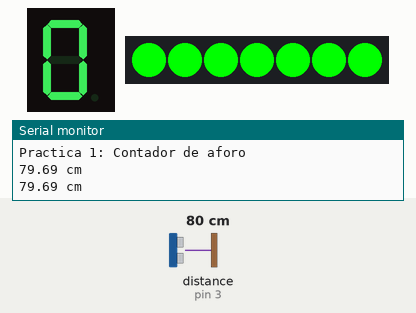
Simulated run of this sketch. Board: Arduino Uno, built with avr-gcc and run on an emulated ATmega328P. Shown: 1-digit seven-segment display, 7 RGB LEDs in strip order, left to right, the last lines printed to the serial monitor. Wiring (inferred from the names in the program): ultrasonic range finder: trigger pin 2; echo pin 3; 1-digit 7-segment display, segments lit when HIGH: segments pin 4, pin 5, pin 6, pin 7, pin 8, pin 9, pin 10. Inputs (shaded band) come from the test bench; at power-on: distance to the obstacle (sensor on pin 3) 80 cm. The echo pulse lasts 58.3 µs per cm; the segment pins are drawn as the display they are named for.

Above: at 1.8 s.
1.9 s: distance to the obstacle (sensor on pin 3) set to 2 cm
At 4.4 s:
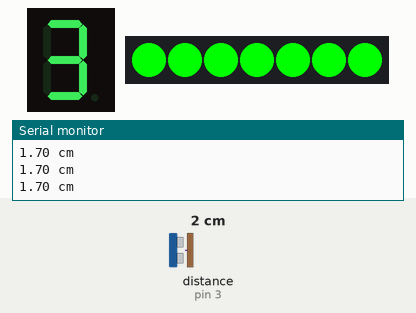
4.5 s: distance to the obstacle (sensor on pin 3) set to 18 cm
6.0 s: distance to the obstacle (sensor on pin 3) set to 4 cm
At 8.4 s:
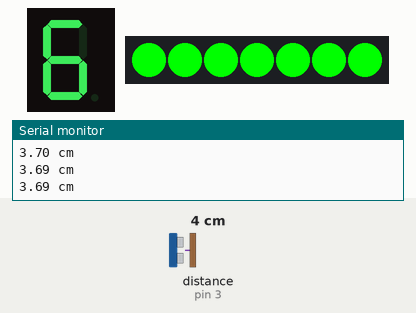
8.5 s: distance to the obstacle (sensor on pin 3) set to 35 cm
10.0 s: distance to the obstacle (sensor on pin 3) set to 9 cm
At 12.8 s:
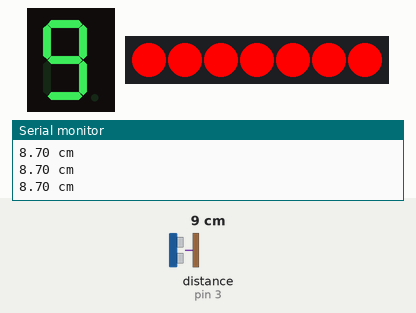
Timing chart, 0 to 14.5 s (numbered marks = the images above; inputs shaded):
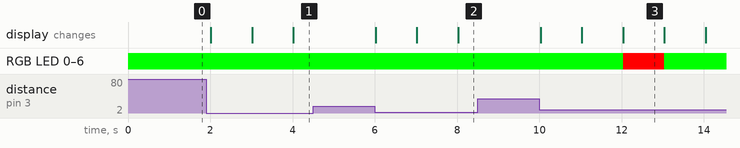

The sketch:

Parte1_practica1.ino
```cpp
#include <Adafruit_NeoPixel.h>

#define pin_neopixel 11 // Cambia el pin del NeoPixel a 11
#define num_neopixel 7
#define P_trig 2
#define P_echo 3

int displayPins[7] = {4, 5, 6, 7, 8, 9, 10}; // Pines del display de 7 segmentos
int aforo = 0;
float tiempo_de_espera;
float distancia;

// Constructor neopixel
Adafruit_NeoPixel pixel_indicator = Adafruit_NeoPixel(num_neopixel, pin_neopixel, NEO_GRB + NEO_KHZ800);

void setup() {
  Serial.begin(9600);
  Serial.println("Practica 1: Contador de aforo");
  pinMode(P_trig, OUTPUT);
  pinMode(P_echo, INPUT);
  for (int i = 0; i < 7; i++) {
    pinMode(displayPins[i], OUTPUT);
  }

  // Inicialización del NeoPixel
  pixel_indicator.begin();
  pixel_indicator.show(); // Inicializa el NeoPixel apagado

  // Inicializar el display y el NeoPixel
  showNumber(aforo);
  updateNeopixel(aforo); // Inicializa el color del NeoPixel
}

float readUltrasonicDistance() {
  // Envía un pulso de 10 microsegundos para iniciar la medición
  digitalWrite(P_trig, LOW);
  delayMicroseconds(2);
  digitalWrite(P_trig, HIGH);
  delayMicroseconds(10);
  digitalWrite(P_trig, LOW);

  // Lee el tiempo que tarda en volver el pulso
  float duration = pulseIn(P_echo, HIGH);

  // Calcula la distancia en centímetros
  float distance = (duration / 2) / 29.15;

  return distance;
}

void showNumber(int num) {
  // Define los patrones para cada número (0-9)
  const byte numbers[10][7] = {
    {HIGH, HIGH, HIGH, HIGH, HIGH, HIGH, LOW},  // 0
    {LOW, HIGH, HIGH, LOW, LOW, LOW, LOW},      // 1
    {HIGH, HIGH, LOW, HIGH, HIGH, LOW, HIGH},   // 2
    {HIGH, HIGH, HIGH, HIGH, LOW, LOW, HIGH},   // 3
    {LOW, HIGH, HIGH, LOW, LOW, HIGH, HIGH},    // 4
    {HIGH, LOW, HIGH, HIGH, LOW, HIGH, HIGH},   // 5
    {HIGH, LOW, HIGH, HIGH, HIGH, HIGH, HIGH},  // 6
    {HIGH, HIGH, HIGH, LOW, LOW, LOW, LOW},     // 7
    {HIGH, HIGH, HIGH, HIGH, HIGH, HIGH, HIGH}, // 8
    {HIGH, HIGH, HIGH, HIGH, LOW, HIGH, HIGH}   // 9
  };

  // Apaga todos los segmentos
  for (int i = 0; i < 7; i++) {
    digitalWrite(displayPins[i], numbers[num][i]);
  }
}

void updateNeopixel(int num) {
  if (num == 9) {
    pixel_indicator.fill(pixel_indicator.Color(255, 0, 0)); // Rojo
  } else {
    pixel_indicator.fill(pixel_indicator.Color(0, 255, 0)); // Verde
  }
  pixel_indicator.show();
}

void loop() {
  distancia = readUltrasonicDistance(); // Llama a la función para leer la distancia
  Serial.print(distancia);
  Serial.println(" cm");

  if (distancia < 10) {
    aforo++;
    if (aforo > 9) aforo = 0; // Reinicia el aforo si pasa de 9
    showNumber(aforo); // Muestra el nuevo valor en el display
    updateNeopixel(aforo); // Actualiza el color del NeoPixel
  }

  delay(1000);
}
```

Measured:
- after the input at 1.9 s, the display: first changes after 0.11 s (image 1 shows a later state)
- after the input at 6.0 s, the display: first changes at once (image 2 shows a later state)
- after the input at 10.0 s, RGB LED 0–6: RGB(0, 255, 0) → RGB(255, 0, 0) after 2.0 s, → RGB(0, 255, 0) 1.0 s later; the display: first changes at once (image 3 shows a later state)
- what the display in image 3 shows lasts 1.0 s, from 12.0 s to 13.0 s
